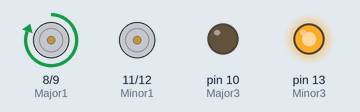
The sketch below on a simulated Arduino Uno, built with avr-gcc and run on an emulated ATmega328P. Shown: motor-driver pin pairs drawn as motors (green arrow = first pin HIGH = forward, orange = second pin HIGH = backward, longer = more drive), output pins drawn as LEDs (lit = HIGH).

Above: at 4.5 s.
At 11.5 s:
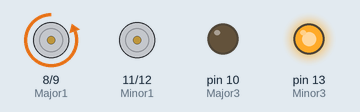
At 20.5 s:
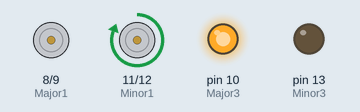
At 27.5 s:
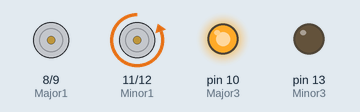
At 31.0 s:
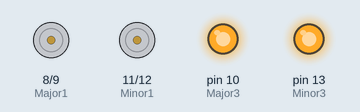
Timing chart, 0 to 41.6 s (numbered marks = the images above):
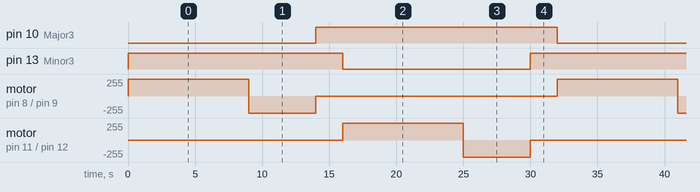

The sketch:

oject_Arduino_Traffic_Light_Controller_Using_3_Way_Led_00a_2.ino
```cpp
 // CDB_SeniorProject_Arduino_Traffic_Light_Controller_Using_3 Way_Led_00a


 // Major direction lights
int Major1=8;
int Major2=9;
int Major3=10;
 // Minor direction lights
int Minor1=11;
int Minor2=12;
int Minor3=13;

  // Traffic Light Time Cycle Sequence: d = 20000 [20-seconds] and dd = 12000 [12-seconds]
int d=9000;
int dd=5000;
int ccc=2000;

void setup()
{
  pinMode(Major1, OUTPUT);
  pinMode(Major2, OUTPUT);
  pinMode(Major3, OUTPUT);

  pinMode(Minor1, OUTPUT);
  pinMode(Minor2, OUTPUT);
  pinMode(Minor3, OUTPUT);
}

void loop()
{

  // State-1: Major Traffic Flow with Minor Traffic at a halt.
  digitalWrite(Major1,HIGH);
    digitalWrite(Major2,LOW);
    digitalWrite(Major3,LOW);
      digitalWrite(Minor1,LOW);
      digitalWrite(Minor2,LOW);
      digitalWrite(Minor3,HIGH);
delay(d);

    digitalWrite(Major1,LOW);
  digitalWrite(Major2,HIGH);
    digitalWrite(Major3,LOW);
      digitalWrite(Minor1,LOW);
      digitalWrite(Minor2,LOW);
      digitalWrite(Minor3,HIGH);
delay(dd);

    digitalWrite(Major1,LOW);
    digitalWrite(Major2,LOW);
  digitalWrite(Major3,HIGH);

      digitalWrite(Minor1,LOW);
      digitalWrite(Minor2,LOW);
      //digitalWrite(Minor3,HIGH);
//delay(dd);

  //digitalWrite(Minor3,LOW);
delay(ccc);


  // State-2: Minor Traffic Flow with Major Traffic at a halt.
  digitalWrite(Minor1,HIGH);
    digitalWrite(Minor2,LOW);
    digitalWrite(Minor3,LOW);
      digitalWrite(Major1,LOW);
      digitalWrite(Major2,LOW);
      digitalWrite(Major3,HIGH);
delay(d);

    digitalWrite(Minor1,LOW);
  digitalWrite(Minor2,HIGH);
    digitalWrite(Minor3,LOW);
      digitalWrite(Major1,LOW);
      digitalWrite(Major2,LOW);
      digitalWrite(Major3,HIGH);
delay(dd);

    digitalWrite(Minor1,LOW);
    digitalWrite(Minor2,LOW);
  digitalWrite(Minor3,HIGH);

      digitalWrite(Major1,LOW);
      digitalWrite(Major2,LOW);
      //digitalWrite(Major3,HIGH);
//delay(dd);

  //digitalWrite(Major3,HIGH);
delay(ccc);


}
```

Measured:
- by itself, pin 10 (Major3), pin 13 (Minor3): alternates HIGH for 18.0 s and LOW for 14.0 s
- by itself, motor on pin 8 (Major1) / pin 9 (Major2), motor on pin 11 (Minor1) / pin 12 (Minor2): repeats every 32.0 s: backward 255/255 5.0 s, stopped 18.0 s, forward 255/255 9.0 s
